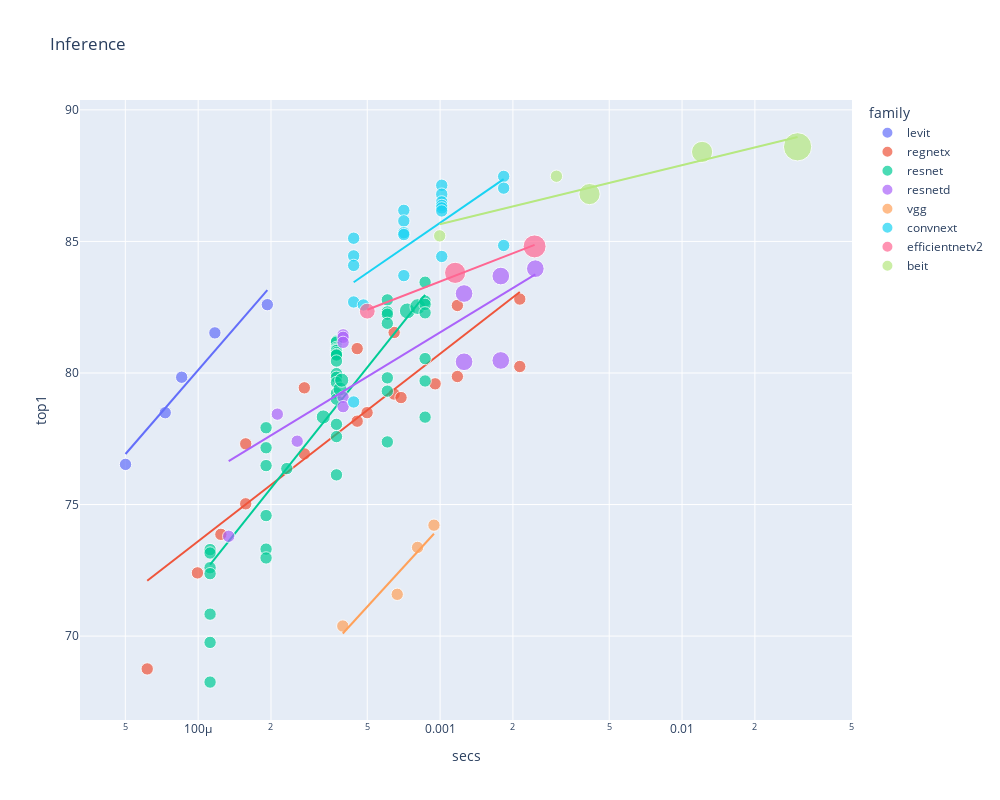

Notebook code for this chart:
### Code cell
show_subs(df, 'Inference', 'infer_img_size')

### Figure 1 — Plotly figure (JSON) as saved in the notebook; plotly's stock layout.template omitted (floating-point values rounded to 4 significant figures)
{"data": [{"customdata": [[224], [224], [224], [224], [224]], "hovertemplate": "<b>%{hovertext}</b><br><br>family=levit<br>secs=%{x}<br>top1=%{y}<br>size=%{marker.size}<br>infer_img_size=%{customdata[0]}<extra></extra>", "hovertext": ["levit_128s", "levit_128", "levit_192", "levit_256", "levit_384"], "legendgroup": "levit", "marker": {"color": "#636efa", "size": [50176, 50176, 50176, 50176, 50176], "sizemode": "area", "sizeref": 655.4, "symbol": "circle"}, "mode": "markers", "name": "levit", "orientation": "v", "showlegend": true, "type": "scatter", "x": [5.009e-05, 7.31e-05, 8.55e-05, 0.0001173, 0.0001932], "xaxis": "x", "y": [76.53, 78.49, 79.84, 81.52, 82.6], "yaxis": "y"}, {"hovertemplate": "<b>OLS trendline</b><br>top1 = 10.6294 * log10(secs) + 122.63<br>R<sup>2</sup>=0.950282<br><br>family=levit<br>secs=%{x}<br>top1=%{y} <b>(trend)</b><extra></extra>", "legendgroup": "levit", "marker": {"color": "#636efa", "symbol": "circle"}, "mode": "lines", "name": "levit", "showlegend": false, "type": "scatter", "x": [5.009e-05, 7.31e-05, 8.55e-05, 0.0001173, 0.0001932], "xaxis": "x", "y": [76.92, 78.67, 79.39, 80.85, 83.15], "yaxis": "y"}, {"customdata": [[224], [224], [224], [224], [224], [224], [224], [224], [224], [224], [224], [224], [224], [224], [224], [224], [224], [224]], "hovertemplate": "<b>%{hovertext}</b><br><br>family=regnetx<br>secs=%{x}<br>top1=%{y}<br>size=%{marker.size}<br>infer_img_size=%{customdata[0]}<extra></extra>", "hovertext": ["regnetx_002", "regnetx_004", "regnetx_006", "regnetx_008", "regnetx_008", "regnetx_016", "regnetx_016", "regnetx_032", "regnetx_032", "regnetx_040", "regnetx_080", "regnetx_080", "regnetx_064", "regnetx_120", "regnetx_160", "regnetx_160", "regnetx_320", "regnetx_320"], "legendgroup": "regnetx", "marker": {"color": "#EF553B", "size": [50176, 50176, 50176, 50176, 50176, 50176, 50176, 50176, 50176, 50176, 50176, 50176, 50176, 50176, 50176, 50176, 50176, 50176], "sizemode": "area", "sizeref": 655.4, "symbol": "circle"}, "mode": "markers", "name": "regnetx", "orientation": "v", "showlegend": true, "type": "scatter", "x": [6.158e-05, 9.931e-05, 0.0001241, 0.0001573, 0.0001573, 0.0002747, 0.0002747, 0.0004542, 0.0004542, 0.0004992, 0.0006456, 0.0006456, 0.0006894, 0.0009538, 0.001179, 0.001179, 0.002135, 0.002135], "xaxis": "x", "y": [68.75, 72.4, 73.87, 77.31, 75.03, 79.44, 76.92, 80.93, 78.17, 78.49, 81.54, 79.2, 79.07, 79.59, 82.57, 79.87, 82.81, 80.25], "yaxis": "y"}, {"hovertemplate": "<b>OLS trendline</b><br>top1 = 7.12585 * log10(secs) + 102.11<br>R<sup>2</sup>=0.777404<br><br>family=regnetx<br>secs=%{x}<br>top1=%{y} <b>(trend)</b><extra></extra>", "legendgroup": "regnetx", "marker": {"color": "#EF553B", "symbol": "circle"}, "mode": "lines", "name": "regnetx", "showlegend": false, "type": "scatter", "x": [6.158e-05, 9.931e-05, 0.0001241, 0.0001573, 0.0001573, 0.0002747, 0.0002747, 0.0004542, 0.0004542, 0.0004992, 0.0006456, 0.0006456, 0.0006894, 0.0009538, 0.001179, 0.001179, 0.002135, 0.002135], "xaxis": "x", "y": [72.11, 73.59, 74.28, 75.01, 75.01, 76.73, 76.73, 78.29, 78.29, 78.58, 79.38, 79.38, 79.58, 80.59, 81.24, 81.24, 83.08, 83.08], "yaxis": "y"}, {"customdata": [[224], [224], [224], [224], [224], [224], [224], [224], [224], [224], [224], [224], [224], [224], [256], [224], [224], [224], [224], [224], [224], [224], [224], [224], [224], [224], [224], [224], [224], [224], [224], [224], [224], [256], [256], [224], [224], [224], [224], [224], [224], [224], [288], [288], [224], [224], [224], [224], [224], [224], [224]], "hovertemplate": "<b>%{hovertext}</b><br><br>family=resnet<br>secs=%{x}<br>top1=%{y}<br>size=%{marker.size}<br>infer_img_size=%{customdata[0]}<extra></extra>", "hovertext": ["resnet18", "resnet18", "resnet18", "resnet18", "resnet18", "resnet18", "resnet18", "resnet34", "resnet34", "resnet34", "resnet34", "resnet34", "resnet34", "resnet26", "resnet26t", "resnet50", "resnet50", "resnet50", "resnet50", "resnet50", "resnet50", "resnet50", "resnet50", "resnet50", "resnet50", "resnet50", "resnet50", "resnet50", "resnet50", "resnet50", "resnet50", "resnet50", "resnet50", "resnet32ts", "resnet33ts", "resnet101", "resnet101", "resnet101", "resnet101", "resnet101", "resnet101", "resnet101", "resnet51q", "resnet61q", "resnet152", "resnet152", "resnet152", "resnet152", "resnet152", "resnet152", "resnet152"], "legendgroup": "resnet", "marker": {"color": "#00cc96", "size": [50176, 50176, 50176, 50176, 50176, 50176, 50176, 50176, 50176, 50176, 50176, 50176, 50176, 50176, 65536, 50176, 50176, 50176, 50176, 50176, 50176, 50176, 50176, 50176, 50176, 50176, 50176, 50176, 50176, 50176, 50176, 50176, 50176, 65536, 65536, 50176, 50176, 50176, 50176, 50176, 50176, 50176, 82944, 82944, 50176, 50176, 50176, 50176, 50176, 50176, 50176], "sizemode": "area", "sizeref": 655.4, "symbol": "circle"}, "mode": "markers", "name": "resnet", "orientation": "v", "showlegend": true, "type": "scatter", "x": [0.000112, 0.000112, 0.000112, 0.000112, 0.000112, 0.000112, 0.000112, 0.0001909, 0.0001909, 0.0001909, 0.0001909, 0.0001909, 0.0001909, 0.0002325, 0.0003289, 0.000373, 0.000373, 0.000373, 0.000373, 0.000373, 0.000373, 0.000373, 0.000373, 0.000373, 0.000373, 0.000373, 0.000373, 0.000373, 0.000373, 0.000373, 0.000373, 0.000373, 0.000373, 0.0003858, 0.000392, 0.0006052, 0.0006052, 0.0006052, 0.0006052, 0.0006052, 0.0006052, 0.0006052, 0.000732, 0.0008087, 0.000867, 0.000867, 0.000867, 0.000867, 0.000867, 0.000867, 0.000867], "xaxis": "x", "y": [73.29, 73.16, 72.6, 72.37, 70.83, 69.76, 68.25, 77.92, 77.16, 76.48, 74.58, 73.31, 72.97, 76.37, 78.33, 81.21, 81.17, 80.97, 80.91, 80.87, 80.85, 80.77, 80.71, 80.68, 80.45, 79.98, 79.84, 79.64, 79.23, 79.0, 78.05, 77.58, 76.13, 79.39, 79.73, 82.78, 82.32, 82.24, 81.89, 79.81, 79.31, 77.38, 82.36, 82.52, 83.45, 82.73, 82.61, 82.29, 80.55, 79.7, 78.32], "yaxis": "y"}, {"hovertemplate": "<b>OLS trendline</b><br>top1 = 11.5362 * log10(secs) + 118.292<br>R<sup>2</sup>=0.744980<br><br>family=resnet<br>secs=%{x}<br>top1=%{y} <b>(trend)</b><extra></extra>", "legendgroup": "resnet", "marker": {"color": "#00cc96", "symbol": "circle"}, "mode": "lines", "name": "resnet", "showlegend": false, "type": "scatter", "x": [0.000112, 0.000112, 0.000112, 0.000112, 0.000112, 0.000112, 0.000112, 0.0001909, 0.0001909, 0.0001909, 0.0001909, 0.0001909, 0.0001909, 0.0002325, 0.0003289, 0.000373, 0.000373, 0.000373, 0.000373, 0.000373, 0.000373, 0.000373, 0.000373, 0.000373, 0.000373, 0.000373, 0.000373, 0.000373, 0.000373, 0.000373, 0.000373, 0.000373, 0.000373, 0.0003858, 0.000392, 0.0006052, 0.0006052, 0.0006052, 0.0006052, 0.0006052, 0.0006052, 0.0006052, 0.000732, 0.0008087, 0.000867, 0.000867, 0.000867, 0.000867, 0.000867, 0.000867, 0.000867], "xaxis": "x", "y": [72.72, 72.72, 72.72, 72.72, 72.72, 72.72, 72.72, 75.39, 75.39, 75.39, 75.39, 75.39, 75.39, 76.38, 78.11, 78.74, 78.74, 78.74, 78.74, 78.74, 78.74, 78.74, 78.74, 78.74, 78.74, 78.74, 78.74, 78.74, 78.74, 78.74, 78.74, 78.74, 78.74, 78.91, 78.99, 81.17, 81.17, 81.17, 81.17, 81.17, 81.17, 81.17, 82.12, 82.62, 82.97, 82.97, 82.97, 82.97, 82.97, 82.97, 82.97], "yaxis": "y"}, {"customdata": [[224], [224], [224], [224], [224], [224], [224], [224], [320], [320], [320], [320], [320]], "hovertemplate": "<b>%{hovertext}</b><br><br>family=resnetd<br>secs=%{x}<br>top1=%{y}<br>size=%{marker.size}<br>infer_img_size=%{customdata[0]}<extra></extra>", "hovertext": ["resnet18d", "resnet34d", "resnet26d", "resnet50d", "resnet50d", "resnet50d", "resnet50d", "resnet50d", "resnet101d", "resnet101d", "resnet152d", "resnet152d", "resnet200d"], "legendgroup": "resnetd", "marker": {"color": "#ab63fa", "size": [50176, 50176, 50176, 50176, 50176, 50176, 50176, 50176, 102400, 102400, 102400, 102400, 102400], "sizemode": "area", "sizeref": 655.4, "symbol": "circle"}, "mode": "markers", "name": "resnetd", "orientation": "v", "showlegend": true, "type": "scatter", "x": [0.0001337, 0.0002124, 0.0002566, 0.0003972, 0.0003972, 0.0003972, 0.0003972, 0.0003972, 0.001256, 0.001256, 0.001782, 0.001782, 0.002475], "xaxis": "x", "y": [73.79, 78.44, 77.41, 81.45, 81.36, 81.16, 79.08, 78.72, 83.02, 80.43, 83.68, 80.48, 83.96], "yaxis": "y"}, {"hovertemplate": "<b>OLS trendline</b><br>top1 = 5.59805 * log10(secs) + 98.3359<br>R<sup>2</sup>=0.654334<br><br>family=resnetd<br>secs=%{x}<br>top1=%{y} <b>(trend)</b><extra></extra>", "legendgroup": "resnetd", "marker": {"color": "#ab63fa", "symbol": "circle"}, "mode": "lines", "name": "resnetd", "showlegend": false, "type": "scatter", "x": [0.0001337, 0.0002124, 0.0002566, 0.0003972, 0.0003972, 0.0003972, 0.0003972, 0.0003972, 0.001256, 0.001256, 0.001782, 0.001782, 0.002475], "xaxis": "x", "y": [76.65, 77.78, 78.24, 79.3, 79.3, 79.3, 79.3, 79.3, 82.1, 82.1, 82.95, 82.95, 83.75], "yaxis": "y"}, {"customdata": [[224], [224], [224], [224]], "hovertemplate": "<b>%{hovertext}</b><br><br>family=vgg<br>secs=%{x}<br>top1=%{y}<br>size=%{marker.size}<br>infer_img_size=%{customdata[0]}<extra></extra>", "hovertext": ["vgg11_bn", "vgg13_bn", "vgg16_bn", "vgg19_bn"], "legendgroup": "vgg", "marker": {"color": "#FFA15A", "size": [50176, 50176, 50176, 50176], "sizemode": "area", "sizeref": 655.4, "symbol": "circle"}, "mode": "markers", "name": "vgg", "orientation": "v", "showlegend": true, "type": "scatter", "x": [0.0003961, 0.0006649, 0.000807, 0.0009432], "xaxis": "x", "y": [70.38, 71.59, 73.37, 74.22], "yaxis": "y"}, {"hovertemplate": "<b>OLS trendline</b><br>top1 = 10.0536 * log10(secs) + 104.304<br>R<sup>2</sup>=0.909536<br><br>family=vgg<br>secs=%{x}<br>top1=%{y} <b>(trend)</b><extra></extra>", "legendgroup": "vgg", "marker": {"color": "#FFA15A", "symbol": "circle"}, "mode": "lines", "name": "vgg", "showlegend": false, "type": "scatter", "x": [0.0003961, 0.0006649, 0.000807, 0.0009432], "xaxis": "x", "y": [70.1, 72.36, 73.21, 73.89], "yaxis": "y"}, {"customdata": [[224], [224], [224], [224], [224], [224], [224], [224], [224], [224], [224], [224], [224], [224], [224], [224], [224], [224], [224], [224], [224]], "hovertemplate": "<b>%{hovertext}</b><br><br>family=convnext<br>secs=%{x}<br>top1=%{y}<br>size=%{marker.size}<br>infer_img_size=%{customdata[0]}<extra></extra>", "hovertext": ["convnext_tiny", "convnext_tiny", "convnext_tiny", "convnext_tiny", "convnext_tiny", "convnext_tiny_hnf", "convnext_small", "convnext_small", "convnext_small", "convnext_small", "convnext_small", "convnext_base", "convnext_base", "convnext_base", "convnext_base", "convnext_base", "convnext_base", "convnext_base", "convnext_large", "convnext_large", "convnext_large"], "legendgroup": "convnext", "marker": {"color": "#19d3f3", "size": [50176, 50176, 50176, 50176, 50176, 50176, 50176, 50176, 50176, 50176, 50176, 50176, 50176, 50176, 50176, 50176, 50176, 50176, 50176, 50176, 50176], "sizemode": "area", "sizeref": 655.4, "symbol": "circle"}, "mode": "markers", "name": "convnext", "orientation": "v", "showlegend": true, "type": "scatter", "x": [0.0004393, 0.0004393, 0.0004393, 0.0004393, 0.0004393, 0.0004818, 0.0007081, 0.0007081, 0.0007081, 0.0007081, 0.0007081, 0.001016, 0.001016, 0.001016, 0.001016, 0.001016, 0.001016, 0.001016, 0.001831, 0.001831, 0.001831], "xaxis": "x", "y": [85.12, 84.45, 84.09, 82.7, 78.9, 82.58, 86.18, 85.78, 85.33, 85.26, 83.7, 87.13, 86.8, 86.5, 86.37, 86.27, 86.16, 84.43, 87.47, 87.03, 84.85], "yaxis": "y"}, {"hovertemplate": "<b>OLS trendline</b><br>top1 = 6.31568 * log10(secs) + 104.654<br>R<sup>2</sup>=0.438692<br><br>family=convnext<br>secs=%{x}<br>top1=%{y} <b>(trend)</b><extra></extra>", "legendgroup": "convnext", "marker": {"color": "#19d3f3", "symbol": "circle"}, "mode": "lines", "name": "convnext", "showlegend": false, "type": "scatter", "x": [0.0004393, 0.0004393, 0.0004393, 0.0004393, 0.0004393, 0.0004818, 0.0007081, 0.0007081, 0.0007081, 0.0007081, 0.0007081, 0.001016, 0.001016, 0.001016, 0.001016, 0.001016, 0.001016, 0.001016, 0.001831, 0.001831, 0.001831], "xaxis": "x", "y": [83.45, 83.45, 83.45, 83.45, 83.45, 83.7, 84.76, 84.76, 84.76, 84.76, 84.76, 85.75, 85.75, 85.75, 85.75, 85.75, 85.75, 85.75, 87.37, 87.37, 87.37], "yaxis": "y"}, {"customdata": [[288], [384], [416]], "hovertemplate": "<b>%{hovertext}</b><br><br>family=efficientnetv2<br>secs=%{x}<br>top1=%{y}<br>size=%{marker.size}<br>infer_img_size=%{customdata[0]}<extra></extra>", "hovertext": ["efficientnetv2_rw_t", "efficientnetv2_rw_s", "efficientnetv2_rw_m"], "legendgroup": "efficientnetv2", "marker": {"color": "#FF6692", "size": [82944, 147456, 173056], "sizemode": "area", "sizeref": 655.4, "symbol": "circle"}, "mode": "markers", "name": "efficientnetv2", "orientation": "v", "showlegend": true, "type": "scatter", "x": [0.0005001, 0.001154, 0.002458], "xaxis": "x", "y": [82.35, 83.81, 84.81], "yaxis": "y"}, {"hovertemplate": "<b>OLS trendline</b><br>top1 = 3.56535 * log10(secs) + 94.171<br>R<sup>2</sup>=0.994151<br><br>family=efficientnetv2<br>secs=%{x}<br>top1=%{y} <b>(trend)</b><extra></extra>", "legendgroup": "efficientnetv2", "marker": {"color": "#FF6692", "symbol": "circle"}, "mode": "lines", "name": "efficientnetv2", "showlegend": false, "type": "scatter", "x": [0.0005001, 0.001154, 0.002458], "xaxis": "x", "y": [82.4, 83.7, 84.87], "yaxis": "y"}, {"customdata": [[224], [224], [384], [384], [512]], "hovertemplate": "<b>%{hovertext}</b><br><br>family=beit<br>secs=%{x}<br>top1=%{y}<br>size=%{marker.size}<br>infer_img_size=%{customdata[0]}<extra></extra>", "hovertext": ["beit_base_patch16_224", "beit_large_patch16_224", "beit_base_patch16_384", "beit_large_patch16_384", "beit_large_patch16_512"], "legendgroup": "beit", "marker": {"color": "#B6E880", "size": [50176, 50176, 147456, 147456, 262144], "sizemode": "area", "sizeref": 655.4, "symbol": "circle"}, "mode": "markers", "name": "beit", "orientation": "v", "showlegend": true, "type": "scatter", "x": [0.0009962, 0.003026, 0.004146, 0.0121, 0.03003], "xaxis": "x", "y": [85.21, 87.48, 86.8, 88.4, 88.6], "yaxis": "y"}, {"hovertemplate": "<b>OLS trendline</b><br>top1 = 2.24011 * log10(secs) + 92.3794<br>R<sup>2</sup>=0.861281<br><br>family=beit<br>secs=%{x}<br>top1=%{y} <b>(trend)</b><extra></extra>", "legendgroup": "beit", "marker": {"color": "#B6E880", "symbol": "circle"}, "mode": "lines", "name": "beit", "showlegend": false, "type": "scatter", "x": [0.0009962, 0.003026, 0.004146, 0.0121, 0.03003], "xaxis": "x", "y": [85.66, 86.74, 87.04, 88.08, 88.97], "yaxis": "y"}], "layout": {"height": 800, "legend": {"itemsizing": "constant", "title": {"text": "family"}, "tracegroupgap": 0}, "title": {"text": "Inference"}, "width": 1000, "xaxis": {"anchor": "y", "domain": [0, 1], "title": {"text": "secs"}, "type": "log"}, "yaxis": {"anchor": "x", "domain": [0, 1], "title": {"text": "top1"}}}}
